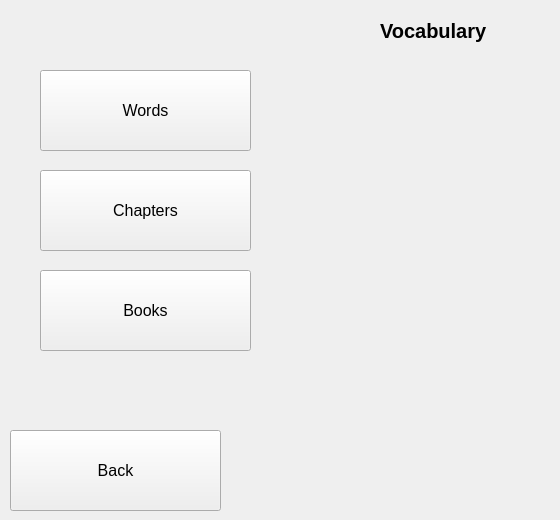
    <widget class="QWidget" name="page_vocabulary">
     <widget class="QLabel" name="label_3">
      <property name="geometry">
       <rect>
        <x>380</x>
        <y>10</y>
        <width>171</width>
        <height>41</height>
       </rect>
      </property>
      <property name="font">
       <font>
        <pointsize>15</pointsize>
        <weight>75</weight>
        <bold>true</bold>
       </font>
      </property>
      <property name="text">
       <string>Vocabulary</string>
      </property>
     </widget>
     <widget class="QPushButton" name="button_back_vocabulary">
      <property name="geometry">
       <rect>
        <x>10</x>
        <y>430</y>
        <width>211</width>
        <height>81</height>
       </rect>
      </property>
      <property name="font">
       <font>
        <pointsize>12</pointsize>
       </font>
      </property>
      <property name="text">
       <string>Back</string>
      </property>
     </widget>
     <widget class="QPushButton" name="button_words">
      <property name="geometry">
       <rect>
        <x>40</x>
        <y>70</y>
        <width>211</width>
        <height>81</height>
       </rect>
      </property>
      <property name="font">
       <font>
        <pointsize>12</pointsize>
       </font>
      </property>
      <property name="text">
       <string>Words</string>
      </property>
     </widget>
     <widget class="QPushButton" name="button_chapters">
      <property name="geometry">
       <rect>
        <x>40</x>
        <y>170</y>
        <width>211</width>
        <height>81</height>
       </rect>
      </property>
      <property name="font">
       <font>
        <pointsize>12</pointsize>
       </font>
      </property>
      <property name="text">
       <string>Chapters</string>
      </property>
     </widget>
     <widget class="QPushButton" name="button_books">
      <property name="geometry">
       <rect>
        <x>40</x>
        <y>270</y>
        <width>211</width>
        <height>81</height>
       </rect>
      </property>
      <property name="font">
       <font>
        <pointsize>12</pointsize>
       </font>
      </property>
      <property name="text">
       <string>Books</string>
      </property>
     </widget>
    </widget>
